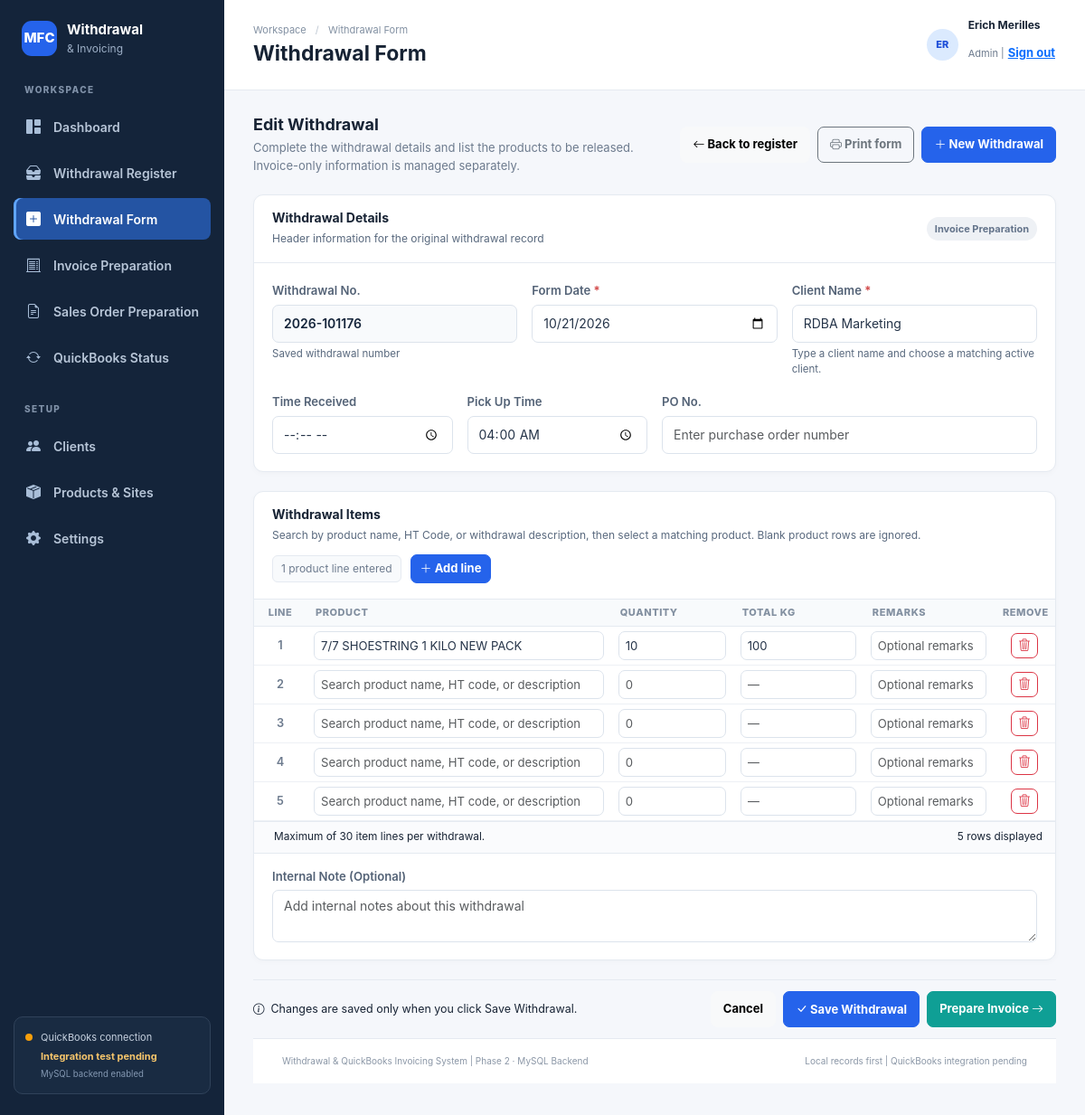
Page /frontend/withdrawal_form.php?withdrawal_no=2026-101176 (signed in) on the committed database.
### tables this page shows
CREATE TABLE `withdrawals` (
  `id` bigint(20) UNSIGNED NOT NULL,
  `withdrawal_no` varchar(40) NOT NULL,
  `saved_on` datetime NOT NULL DEFAULT current_timestamp(),
  `time_received` time DEFAULT NULL,
  `pick_up_time` time DEFAULT NULL,
  `client_id` bigint(20) UNSIGNED NOT NULL,
  `form_date` date NOT NULL,
  `po_no` varchar(100) DEFAULT NULL,
  `internal_note` text DEFAULT NULL,
  `status` enum('Draft','Ready for Invoicing','Invoice Preparation','Invoiced','Cancelled') NOT NULL DEFAULT 'Draft',
  `created_by` bigint(20) UNSIGNED DEFAULT NULL,
  `updated_by` bigint(20) UNSIGNED DEFAULT NULL,
  `created_at` datetime NOT NULL DEFAULT current_timestamp(),
  `updated_at` datetime DEFAULT NULL ON UPDATE current_timestamp()
);

CREATE TABLE `clients` (
  `id` bigint(20) UNSIGNED NOT NULL,
  `client_name` varchar(180) NOT NULL,
  `qb_list_id` varchar(100) DEFAULT NULL,
  `active` tinyint(1) NOT NULL DEFAULT 1,
  `created_at` datetime NOT NULL DEFAULT current_timestamp()
);

CREATE TABLE `withdrawal_items` (
  `id` bigint(20) UNSIGNED NOT NULL,
  `withdrawal_id` bigint(20) UNSIGNED NOT NULL,
  `line_no` smallint(5) UNSIGNED NOT NULL,
  `product_id` bigint(20) UNSIGNED DEFAULT NULL,
  `product_name` varchar(255) NOT NULL,
  `quantity` bigint(20) UNSIGNED NOT NULL,
  `remarks` text DEFAULT NULL,
  `created_at` datetime NOT NULL DEFAULT current_timestamp(),
  `ht_code` varchar(100) DEFAULT NULL,
  `ht_description` varchar(255) DEFAULT NULL
);

CREATE TABLE `products` (
  `id` bigint(20) UNSIGNED NOT NULL,
  `product_name` varchar(255) NOT NULL,
  `item_code` varchar(100) DEFAULT NULL,
  `description` varchar(255) DEFAULT NULL,
  `u_m` varchar(40) DEFAULT NULL,
  `default_site_id` bigint(20) UNSIGNED DEFAULT NULL,
  `default_price` decimal(12,2) DEFAULT NULL,
  `kg_per_box` decimal(12,3) DEFAULT NULL,
  `qb_list_id` varchar(100) DEFAULT NULL,
  `active` tinyint(1) NOT NULL DEFAULT 1,
  `created_at` datetime NOT NULL DEFAULT current_timestamp(),
  `updated_at` datetime DEFAULT NULL ON UPDATE current_timestamp(),
  `ht_code` varchar(100) DEFAULT NULL,
  `qb_code` varchar(100) DEFAULT NULL,
  `ht_description` varchar(255) DEFAULT NULL,
  `qb_description` varchar(255) DEFAULT NULL
);

### frontend/withdrawal_form.php (the view, shortened to what the rows shown need)
<?php
require __DIR__ . '/includes/layout_start.php';
$pdo = db();
$no = trim($_GET['withdrawal_no'] ?? '');
$record = null;
$items = [];
if ($no !== '') {
    $s = $pdo->prepare(
        'SELECT w.*, c.client_name
         FROM withdrawals w
         JOIN clients c ON c.id = w.client_id
         WHERE w.withdrawal_no = ?'
    );
    $s->execute([$no]);
    $record = $s->fetch();
    $s = $pdo->prepare(
        'SELECT *
         FROM withdrawal_items
         WHERE withdrawal_id = ?
         ORDER BY line_no'
    );
    $s->execute([$record['id']]);
    $items = $s->fetchAll();
}
$products = get_products($pdo);
$activeProductsById = [];
foreach ($products as $product) {
    $activeProductsById[(string)$product['id']] = $product;
}
$productWeights = [];
$weightStmt = $pdo->query(
    'SELECT id, kg_per_box
     FROM products
     WHERE active = 1
       AND kg_per_box IS NOT NULL'
);
foreach ($weightStmt->fetchAll(PDO::FETCH_ASSOC) as $weightRow) {
    $productId = (string) $weightRow['id'];
    $kgPerBox = $weightRow['kg_per_box'];
    if (
        $productId !== '' &&
        is_numeric($kgPerBox) &&
        (float) $kgPerBox > 0
    ) {
        $productWeights[$productId] = (float) $kgPerBox;
    }
}
$formatDecimal = static function ($value): string {
    if ($value === null || $value === '') {
        return '';
    }
    if (!is_numeric($value)) {
        return (string) $value;
    }
    return rtrim(
        rtrim(number_format((float) $value, 3, '.', ''), '0'),
        '.'
    );
};
$nextNo = $record['withdrawal_no'] ?? next_withdrawal_no($pdo);
$emptyItem = [
    'product_id' => '',
    'product_name' => '',
    'quantity' => '',
    'remarks' => ''
];
$values = $items;
while (count($values) < 5) {
    $values[] = $emptyItem;
}
?>
<div class="page-intro withdrawal-page-intro">
    <div>
        <h2>
            <?= $record ? 'Edit Withdrawal' : 'Create Withdrawal' ?>
        </h2>
    </div>
</div>
<form
    method="post"
    action="<?= e(APP_BASE_URL) ?>/backend/controllers/withdrawal_save.php"
    id="withdrawalForm"
    class="withdrawal-form">
    <section class="panel withdrawal-panel">
        <div class="panel-header">
            <div>
                <h3>Withdrawal Details</h3>
                <p>Header information for the original withdrawal record</p>
            </div>
            <span
                class="status-pill <?= e(status_class($record['status'] ?? 'Draft')) ?>">
                <?= e($record['status'] ?? 'New draft') ?>
            </span>
        </div>
        <div class="panel-body">
            <div class="row g-3">
                <div class="col-md-4">
                    <label class="form-label" for="withdrawalNoDisplay">
                        Withdrawal No.
                    </label>
                    <input
                        id="withdrawalNoDisplay"
                        class="form-control withdrawal-number"
                        name="withdrawal_no"
                        value="<?= e($nextNo) ?>"
                        <?= $record ? 'readonly aria-readonly="true"' : '' ?>
                        required
                        maxlength="40"
                        autocomplete="off">
                    <div class="form-text">
                        <?= $record ? 'Saved withdrawal number' : 'Suggested number; you can change it before saving.' ?>
                    </div>
                </div>
                <div class="col-md-4">
                    <label class="form-label" for="formDate">
                        Form Date <span class="required-mark">*</span>
                    </label>
                    <input
                        id="formDate"
                        class="form-control"
                        type="date"
                        name="form_date"
                        value="<?= e($record['form_date'] ?? date('Y-m-d')) ?>"
                        required>
                </div>
                <div class="col-md-4">
                    <div class="withdrawal-autocomplete" data-autocomplete="client">
                        <input id="clientName" class="form-control" name="client_name" list="clientList" value="<?= e($record['client_name'] ?? '') ?>" placeholder="Search client name" autocomplete="off" required>
                        <div class="form-text">Type a client name and choose a matching active client.</div>
                    </div>
                </div>
                <div class="col-md-3">
                    <label class="form-label" for="pickUpTime">
                        Pick Up Time
                    </label>
                    <input
                        id="pickUpTime"
                        class="form-control"
                        type="time"
                        name="pick_up_time"
                        value="<?= e(
                                    substr(
                                        (string) ($record['pick_up_time'] ?? ''),
                                        0,
                                        5
                                    )
                                ) ?>">
                </div>
            </div>
        </div>
    </section>
    <section class="panel withdrawal-panel withdrawal-items-panel">
        <div class="table-responsive withdrawal-table-wrap">
            <table
                class="table withdrawal-items-table"
                id="itemsTable"
                data-pagination-exempt>
                <thead>
                    <tr>
                        <th scope="col" class="withdrawal-line-column">
                            Line
                        </th>
                        <th scope="col" class="withdrawal-product-column">
                            Product
                        </th>
                        <th scope="col" class="withdrawal-quantity-column">
                            Quantity
                        </th>
                        <th scope="col" class="withdrawal-kg-column">
                            Total KG
                        </th>
                        <th scope="col" class="withdrawal-remarks-column">
                            Remarks
                        </th>
                        <th
                            scope="col"
                            class="withdrawal-remove-column text-center">
                            Remove
                        </th>
                    </tr>
                </thead>
                <tbody>
                    <?php foreach ($values as $i => $it): ?>
                        <?php
                        $lineProductId = (string)($it['product_id'] ?? '');
                        $lineProductName = trim((string)($it['product_name'] ?? ''));
                        $lineProductDescription = trim((string)($it['ht_description'] ?? ''));
                        $currentProduct = $activeProductsById[$lineProductId] ?? null;
                        $lineProductLabel = $currentProduct
                            ? withdrawal_product_label((string)$currentProduct['product_name'], $currentProduct['ht_description'] ?? null)
                            : withdrawal_product_label($lineProductName, $lineProductDescription);
                        $lineQuantity = $it['quantity'] ?? '';
                        $lineTotalKg = null;
                        if (
                            $lineProductId !== '' &&
                            $lineQuantity !== '' &&
                            is_numeric($lineQuantity) &&
                            isset($productWeights[$lineProductId])
                        ) {
                            $lineTotalKg =
                                (float) $lineQuantity *
                                $productWeights[$lineProductId];
                        }
                        ?>
                        <tr>
                            <td class="line-no">
                                <?= $i + 1 ?>
                            </td>
                            <td>
                                <div class="withdrawal-product-autocomplete">
                                    <input class="form-control table-input product-name" name="items[<?= $i ?>][product_search]" value="<?= e($lineProductLabel) ?>" placeholder="Search product name, HT code, or description" autocomplete="off" role="combobox" aria-autocomplete="list" aria-expanded="false" aria-controls="productSuggestions<?= $i ?>" aria-label="Product for line <?= $i + 1 ?>">
                                </div>
                            </td>
                            <td>
                                <input
                                    class="form-control table-input item-quantity"
                                    name="items[<?= $i ?>][quantity]"
                                    type="number"
                                    min="1"
                                    step="1"
                                    value="<?= e($it['quantity'] ?? '') ?>"
                                    placeholder="0"
                                    inputmode="numeric"
                                    aria-label="Quantity for line <?= $i + 1 ?>">
                            </td>
                            <td>
                                <input
                                    type="text"
                                    class="form-control table-input total-kg"
                                    value="<?= e($formatDecimal($lineTotalKg)) ?>"
                                    placeholder="—"
                                    readonly
                                    aria-label="Total KG for line <?= $i + 1 ?>">
                            </td>
                            <td>
                                <input
                                    class="form-control table-input item-remarks"
                                    name="items[<?= $i ?>][remarks]"
                                    value="<?= e($it['remarks'] ?? '') ?>"
                                    placeholder="Optional remarks"
                                    aria-label="Remarks for line <?= $i + 1 ?>">
                            </td>
                            <td class="text-center">
                                <button
                                    type="button"
                                    class="btn btn-sm btn-outline-danger remove-line"
                                    aria-label="Remove line <?= $i + 1 ?>"
                                    title="Remove this line">
                                    <i
                                        class="bi bi-trash3"
                                        aria-hidden="true"></i>
                                </button>
                            </td>
                        </tr>
                    <?php endforeach; ?>
                </tbody>
            </table>
        </div>
    </section>
</form>
<?php require __DIR__ . '/includes/footer.php'; ?>

### rows in the picture
withdrawals: status "Invoice Preparation", withdrawal_no "2026-101176", form_date "10/21/2026", client_name "RDBA Marketing", pick_up_time "04:00"
withdrawal_items: product.ht_description "7/7 SHOESTRING 1 KILO NEW PACK", quantity "10", quantity+product "100"

### other values in the picture
$page_title "Withdrawal Form"
substr($_SESSION['user']['name'], 0, 2) "ER"
$_SESSION['user']['name'] "Erich Merilles"
$_SESSION['user']['role'] "Admin"
APP_NAME "Withdrawal & QuickBooks Invoicing System"
APP_VERSION "Phase 2 · MySQL Backend"
